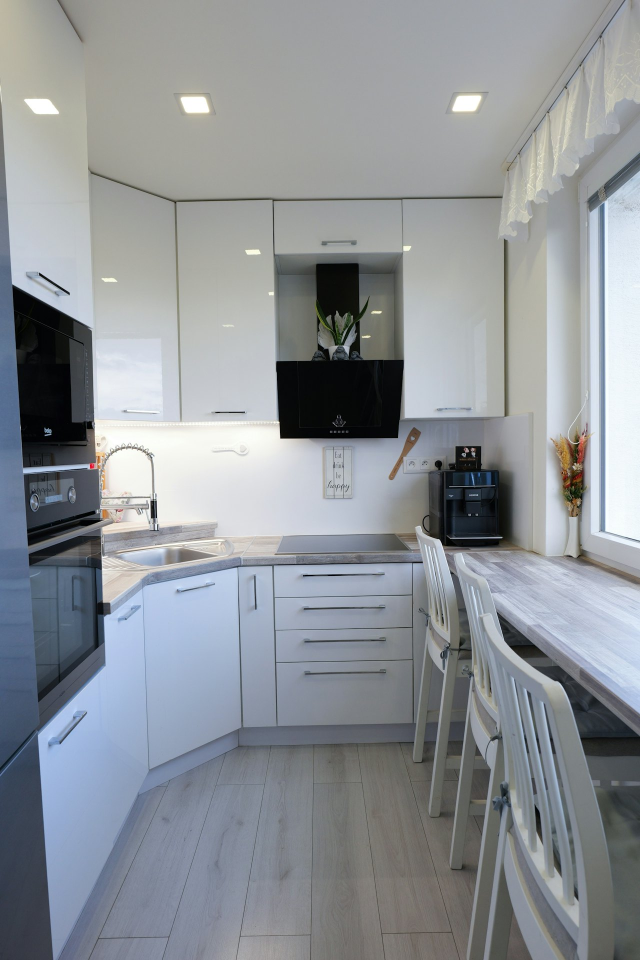
#> input picture img/living-room.jpg, 1280 x 1920 px (shown at 1/2 size)
$ python create_demo_video.py
#> lines starting #> are read from the running program, lines starting #| are printed output that depends on the picture
"""Build a short, locally hosted educational video from the site's licensed photos."""

from __future__ import annotations

import argparse
import subprocess
from pathlib import Path

import imageio_ffmpeg
from PIL import Image, ImageDraw, ImageFont, ImageOps


ROOT = Path(__file__).resolve().parents[1]
WIDTH, HEIGHT, FPS = 1280, 720, 15
SCENES = [
    ("living-room.jpg", "01  Сверьте точки с планом", "Согласованный план — отправная точка осмотра."),
    ("renovation.jpg", "02  Проверьте выключатели и свет", "Каждая группа должна включаться по назначению."),
    ("bright-interior.jpg", "03  Зафиксируйте замечания", "Запишите вопросы в перечень приёмки."),
]


# [46 lines left out: functions font, make_frame, not called in this run]


def main() -> None:
    parser = argparse.ArgumentParser(description=__doc__)
    parser.add_argument("--output", type=Path, default=ROOT / "video" / "inspection-demo.mp4")
    args = parser.parse_args()
    args.output.parent.mkdir(parents=True, exist_ok=True)

    photos = [Image.open(ROOT / "img" / filename).convert("RGB") for filename, _, _ in SCENES]
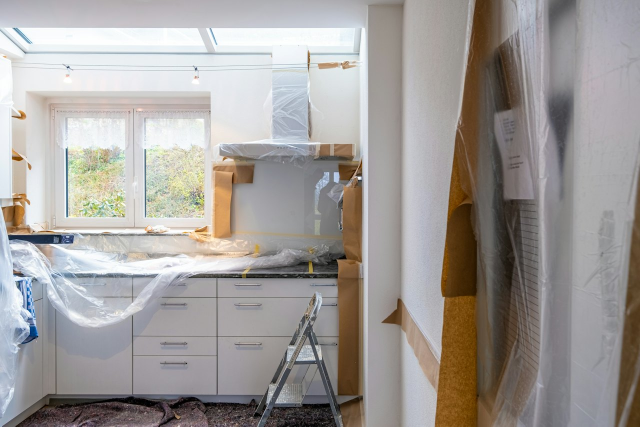
#> input picture img/renovation.jpg, 1280 x 853 px (shown at 1/2 size)
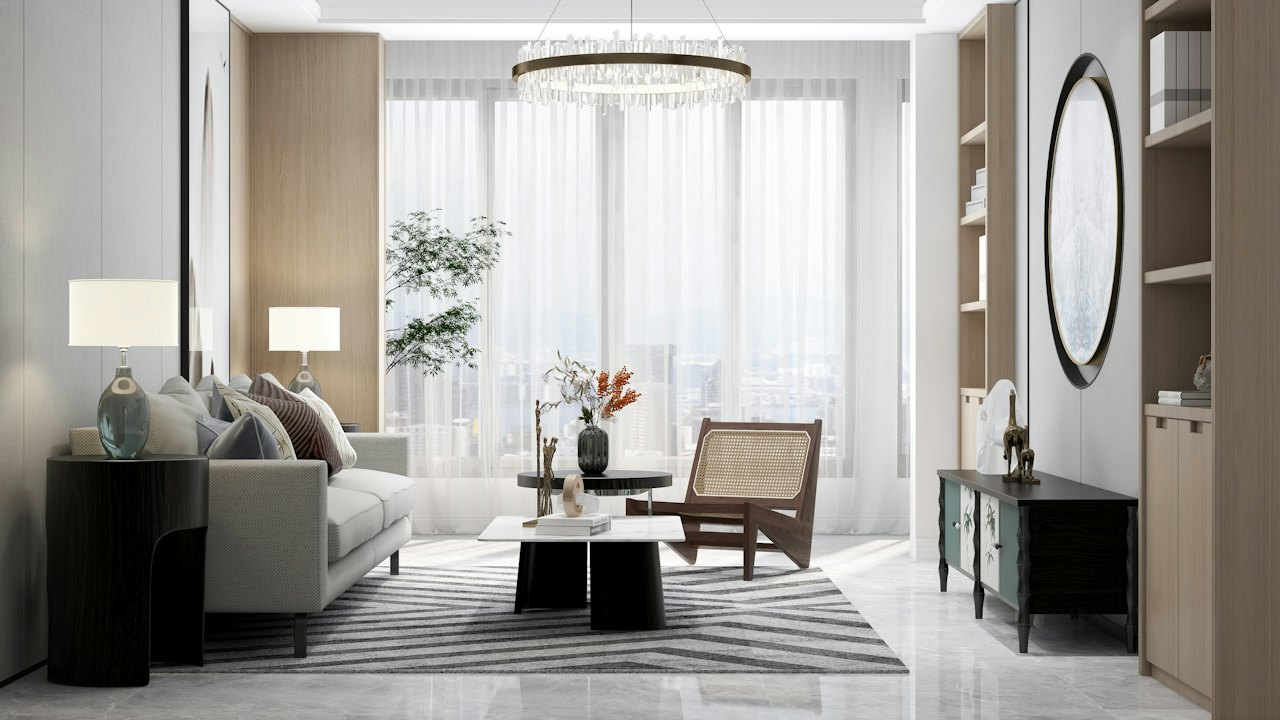
#> input picture img/bright-interior.jpg, 1280 x 720 px
#> photos = 3 items
    ffmpeg = imageio_ffmpeg.get_ffmpeg_exe()
    command = [
        ffmpeg,
        "-y",
        "-f", "rawvideo",
        "-vcodec", "rawvideo",
        "-pix_fmt", "rgb24",
        "-s", f"{WIDTH}x{HEIGHT}",
        "-r", str(FPS),
        "-i", "-",
        "-an",
        "-c:v", "libx264",
        "-preset", "medium",
        "-crf", "25",
        "-pix_fmt", "yuv420p",
        "-movflags", "+faststart",
        str(args.output),
    ]
    encoder = subprocess.Popen(command, stdin=subprocess.PIPE)
    assert encoder.stdin is not None
    try:
        frames_per_scene = FPS * 4
        for index, (scene, photo) in enumerate(zip(SCENES, photos)):
            for frame_number in range(frames_per_scene):
                progress = frame_number / max(1, frames_per_scene - 1)
                encoder.stdin.write(make_frame(photo, index, scene, progress).tobytes())
    finally:
        encoder.stdin.close()
    if encoder.wait() != 0:
        raise SystemExit("FFmpeg failed while encoding the demo video.")
    print(f"Created {args.output} ({args.output.stat().st_size:,} bytes)")


if __name__ == "__main__":
    main()
#> (the call stopped at in main, `ffmpeg = imageio_ffmpeg.get_ffmpeg_exe()`: imageio_ffmpeg is not available in this run)
